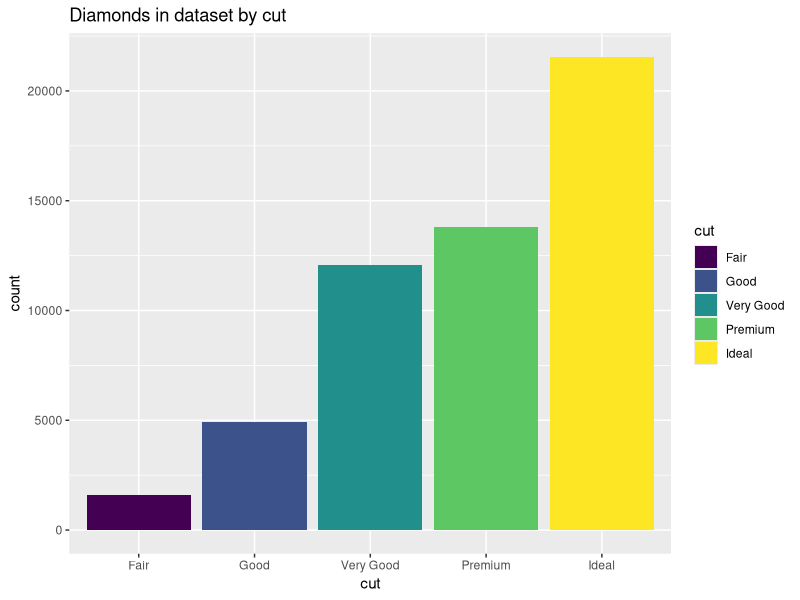
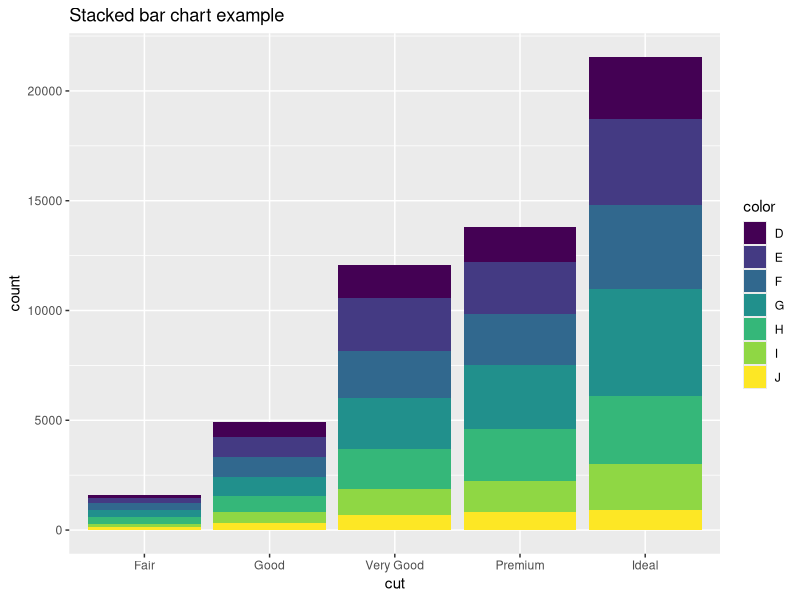
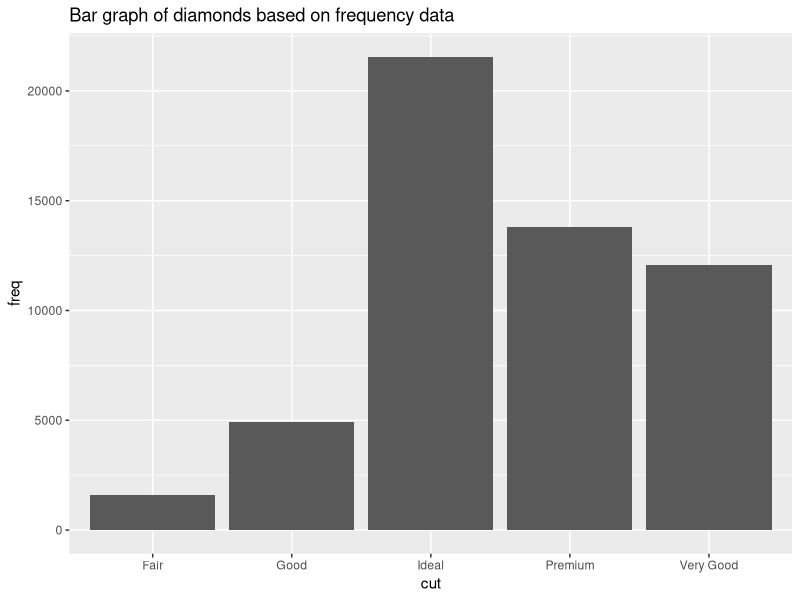
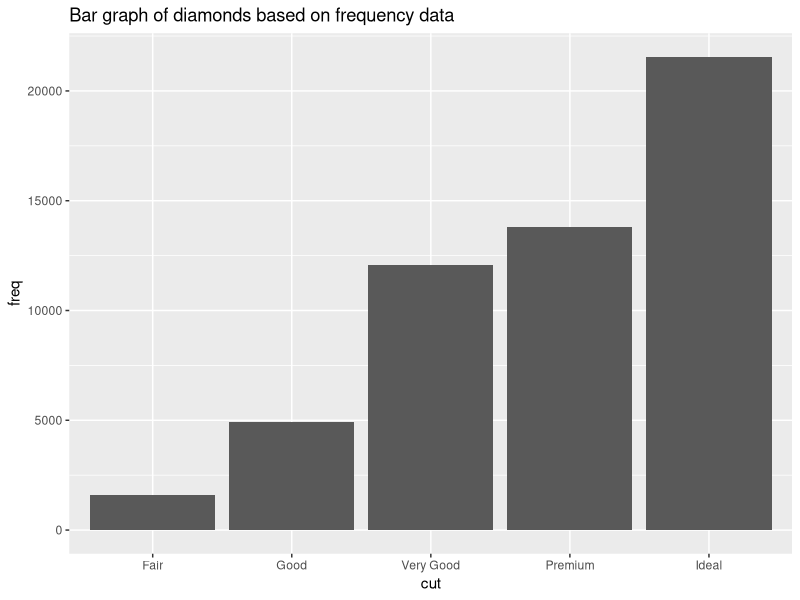
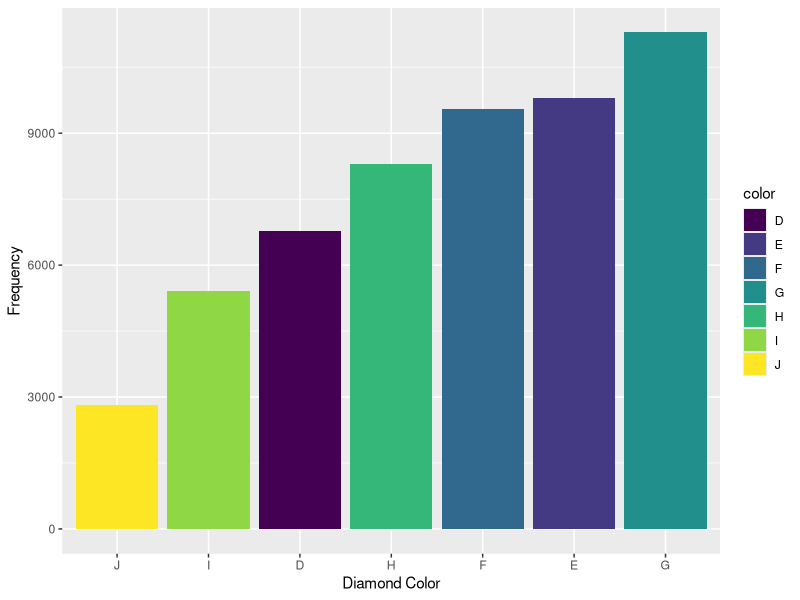
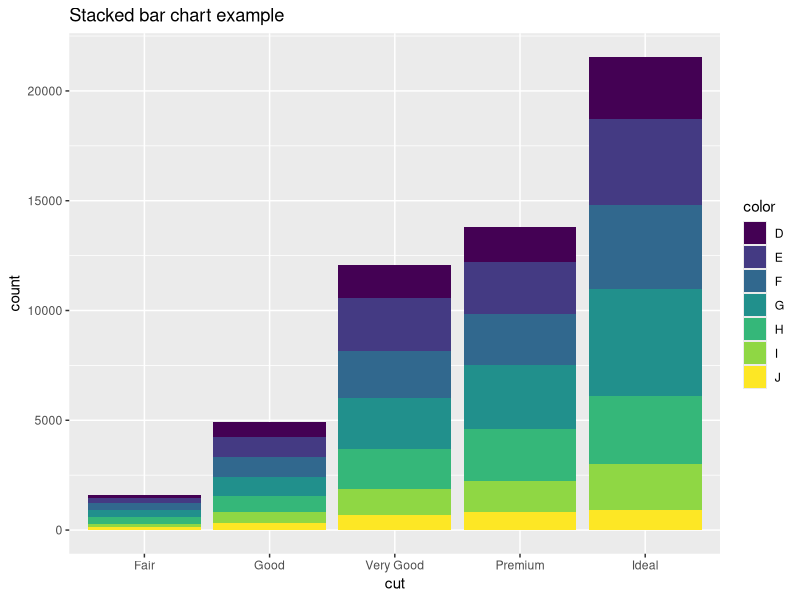
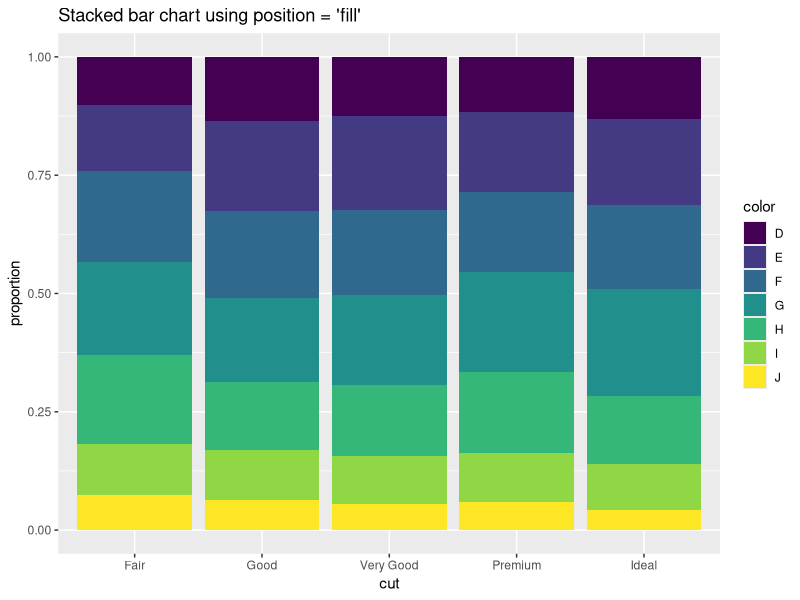
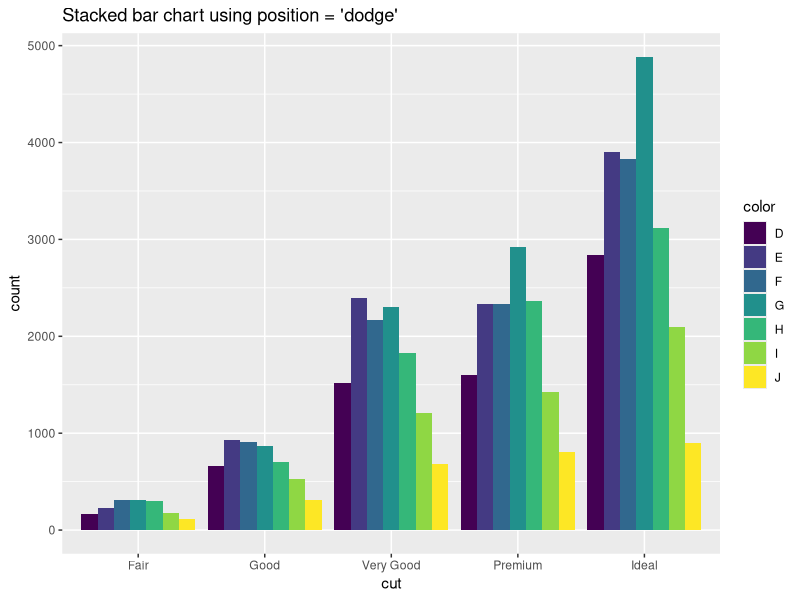

Here is the R script that generated these plots, in order:
## ---- chunk 1
knitr::opts_chunk$set(echo = FALSE)
library(ggplot2)
library(dplyr)
library(magrittr)
library(RColorBrewer)
## ---- chunk 2
ggplot(data = diamonds) + 
  geom_bar(mapping = aes(x = cut, fill=cut)) +
  ggtitle("Diamonds in dataset by cut")
## ---- chunk 3
ggplot(data = diamonds) + 
  geom_bar(mapping = aes(x = cut, fill=color)) +
  ggtitle("Stacked bar chart example")
## ---- chunk 4
demo <- data.frame(cut = c("Fair", "Good", "Very Good", "Premium", "Ideal"), 
                   freq = c(1610, 4905, 12082, 13791, 21551)
)
ggplot(demo) + geom_bar(aes(x=cut, y=freq), stat="Identity") +
  ggtitle("Bar graph of diamonds based on frequency data")
## ---- chunk 5
demo1 <- diamonds %>% group_by(cut) %>% summarize(freq=n())
demo1
## ---- chunk 6
ggplot(demo1) + geom_bar(aes(x=cut, y=freq), stat="Identity") +
  ggtitle("Bar graph of diamonds based on frequency data")
## ---- chunk 7
ggplot(diamonds, aes(x=reorder(color, color, FUN = length), fill=color)) + geom_bar() +
  xlab("Diamond Color") + ylab("Frequency")
  ggtitle("Diamond color sorted by frequency of occurrance")
## ---- chunk 8
ggplot(data = diamonds) + 
  geom_bar(mapping = aes(x = cut, fill=color)) +
  ggtitle("Stacked bar chart example")
## ---- chunk 9
ggplot(data = diamonds) + 
  geom_bar(mapping = aes(x = cut, fill=color), position="fill") +
  ylab("proportion") +
  ggtitle("Stacked bar chart using position = 'fill'")
## ---- chunk 10
ggplot(data = diamonds) + 
  geom_bar(mapping = aes(x = cut, fill=color), position="dodge") +
  ggtitle("Stacked bar chart using position = 'dodge'")
## ---- chunk 11
ggplot(diamonds) + geom_boxplot(aes(x=color, y = carat)) + 
  ggtitle("Box and whiskers example")
## ---- chunk 12
ggplot(diamonds) + geom_violin(aes(x=color, y = carat)) + 
  ggtitle("Violin plot example")
## ---- chunk 13
ggplot(diamonds) + stat_summary(aes(x=color, y = carat), fun.y = mean, fun.ymin=min, fun.ymax=max) + 
  ggtitle("stat_summary example with mean and max/min")
## ---- chunk 14
q05 <- function(x) quantile(x, 0.05)
q95 <- function(x) quantile(x, 0.95)
ggplot(diamonds) + stat_summary(aes(x=color, y = carat), fun.y = median, fun.ymin=q05, fun.ymax=q95) + 
  ggtitle("stat_summary example with median and 5th and 95th quantiles")
## ---- chunk 15
ggplot(diamonds) + stat_summary(aes(x=color, y = carat), fun.y = median, fun.ymin=q05, fun.ymax=q95) + coord_flip() +
  ggtitle("stat_summary example with median and 5th and 95th quantiles")
## ---- chunk 16
ggplot(diamonds) + geom_violin(aes(x=color, y = carat)) + coord_flip() + 
  ggtitle("Violin plot example")
## ---- chunk 17
ggplot(diamonds) + geom_density(aes(carat)) + facet_wrap(~ color) + 
  ggtitle("Density plot example with facet wrap")
## ---- chunk 18
ggplot(diamonds) + geom_density(aes(carat)) + facet_grid(. ~ color) + 
  ggtitle("Density plot example with facet grid - horizontal")
## ---- chunk 19
ggplot(diamonds) + geom_density(aes(carat)) + facet_grid(color ~ .) + 
  ggtitle("Density plot example with facet grid - vertical")
## ---- chunk 20
diamonds %>% 
  count(color, cut) %>%  
  ggplot() + geom_tile(mapping=aes(x=color, y=cut, fill=n)) +
  ggtitle("geom_title for counting observations by cut and color")
## ---- chunk 21
diamondcaratprice <- ggplot(diamonds, aes(x=carat, y=price))
diamondcaratprice + geom_point()
## ---- chunk 22
diamondcaratprice + geom_bin2d()
## ---- chunk 23
diamondcaratprice + geom_hex()
## ---- chunk 24
data(economics)
summary(economics)
## ---- chunk 25
ggplot(economics, aes(date, unemploy / pop)) +
  geom_line() + ggtitle("Unemployment rate")
## ---- chunk 26
ggplot(economics, aes(date, uempmed)) +
  geom_line() + ggtitle("Length of unemployment")
## ---- chunk 27
ggplot(economics, aes(unemploy / pop, uempmed)) + 
  geom_path() + geom_point() + ggtitle("Comparison of unemployment rate and length")
## ---- chunk 28
year <- function(x) as.POSIXlt(x)$year + 1900
ggplot(economics, aes(unemploy / pop, uempmed)) + 
  geom_path(colour = "grey50") +
  geom_point(aes(colour = year(date)))
## ---- chunk 29
library(RColorBrewer)
## ---- chunk 30
dsmall <- diamonds %>% sample_n(200)
ggplot(dsmall) + geom_point(aes(x=carat, y=price, color = color))
## ---- chunk 31
ggplot(dsmall) + geom_point(aes(x=carat, y=price, color = color)) +
  scale_colour_brewer(palette = "Set1")
## ---- chunk 32
ggplot(dsmall) + geom_point(aes(x=carat, y=price, color = color)) +
  scale_colour_brewer(palette = "YlOrBr")
## ---- chunk 33
diamondplot <- ggplot(dsmall) + geom_point(aes(x=carat, y=price, color = color)) +
  scale_colour_brewer(palette = "YlOrBr")
diamondplot
## ---- chunk 34
diamondplot + theme_classic()
## ---- chunk 35
diamondplot + theme_bw()
## ---- chunk 36
diamondplot + theme_linedraw()
## ---- chunk 37
diamondplot + theme_void()
